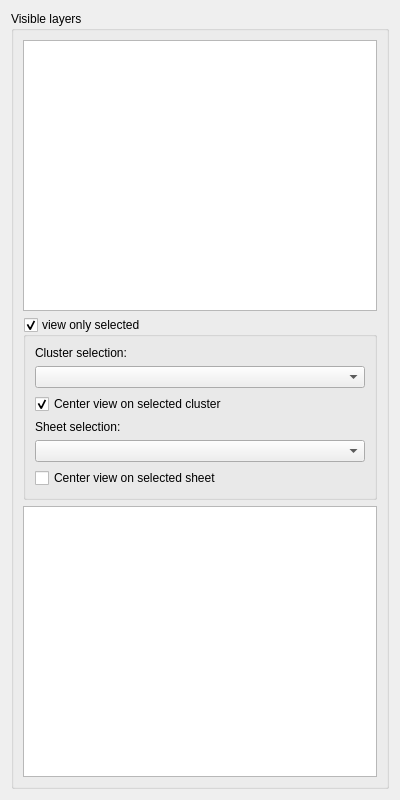
<?xml version="1.0" encoding="UTF-8"?>
<ui version="4.0">
 <class>Form</class>
 <widget class="QWidget" name="Form">
  <property name="enabled">
   <bool>true</bool>
  </property>
  <property name="geometry">
   <rect>
    <x>0</x>
    <y>0</y>
    <width>400</width>
    <height>800</height>
   </rect>
  </property>
  <property name="minimumSize">
   <size>
    <width>300</width>
    <height>600</height>
   </size>
  </property>
  <property name="windowTitle">
   <string>Tools</string>
  </property>
  <layout class="QHBoxLayout" name="horizontalLayout">
   <item>
    <widget class="QGroupBox" name="groupBox">
     <property name="title">
      <string>Visible layers</string>
     </property>
     <layout class="QGridLayout" name="gridLayout">
      <item row="1" column="0">
       <widget class="QGroupBox" name="groupBox_cluster">
        <property name="sizePolicy">
         <sizepolicy hsizetype="Preferred" vsizetype="Fixed">
          <horstretch>0</horstretch>
          <verstretch>0</verstretch>
         </sizepolicy>
        </property>
        <property name="minimumSize">
         <size>
          <width>0</width>
          <height>0</height>
         </size>
        </property>
        <property name="title">
         <string>view only selected</string>
        </property>
        <property name="checkable">
         <bool>true</bool>
        </property>
        <property name="checked">
         <bool>true</bool>
        </property>
        <layout class="QVBoxLayout" name="verticalLayout_3">
         <item>
          <widget class="QLabel" name="label">
           <property name="text">
            <string>Cluster selection:</string>
           </property>
          </widget>
         </item>
         <item>
          <widget class="QComboBox" name="comboBox_clusters">
           <property name="enabled">
            <bool>true</bool>
           </property>
           <property name="sizePolicy">
            <sizepolicy hsizetype="Expanding" vsizetype="Fixed">
             <horstretch>0</horstretch>
             <verstretch>0</verstretch>
            </sizepolicy>
           </property>
          </widget>
         </item>
         <item>
          <widget class="QCheckBox" name="checkBox_clusterCenterView">
           <property name="enabled">
            <bool>true</bool>
           </property>
           <property name="sizePolicy">
            <sizepolicy hsizetype="Minimum" vsizetype="Fixed">
             <horstretch>0</horstretch>
             <verstretch>0</verstretch>
            </sizepolicy>
           </property>
           <property name="text">
            <string>Center view on selected cluster</string>
           </property>
           <property name="checked">
            <bool>true</bool>
           </property>
          </widget>
         </item>
         <item>
          <widget class="QLabel" name="label_2">
           <property name="text">
            <string>Sheet selection:</string>
           </property>
          </widget>
         </item>
         <item>
          <widget class="QComboBox" name="comboBox_sheets">
           <property name="enabled">
            <bool>true</bool>
           </property>
           <property name="sizePolicy">
            <sizepolicy hsizetype="Expanding" vsizetype="Fixed">
             <horstretch>0</horstretch>
             <verstretch>0</verstretch>
            </sizepolicy>
           </property>
          </widget>
         </item>
         <item>
          <widget class="QCheckBox" name="checkBox_sheetCenterView">
           <property name="text">
            <string>Center view on selected sheet</string>
           </property>
          </widget>
         </item>
        </layout>
       </widget>
      </item>
      <item row="0" column="0">
       <widget class="QTreeWidget" name="treeWidget_layers">
        <property name="sizePolicy">
         <sizepolicy hsizetype="Expanding" vsizetype="MinimumExpanding">
          <horstretch>0</horstretch>
          <verstretch>0</verstretch>
         </sizepolicy>
        </property>
        <property name="selectionMode">
         <enum>QAbstractItemView::MultiSelection</enum>
        </property>
        <property name="headerHidden">
         <bool>true</bool>
        </property>
        <property name="expandsOnDoubleClick">
         <bool>false</bool>
        </property>
        <column>
         <property name="text">
          <string>Layer</string>
         </property>
        </column>
       </widget>
      </item>
      <item row="2" column="0">
       <widget class="PlotWidget" name="graphicsView_plotWidget">
        <property name="frameShape">
         <enum>QFrame::StyledPanel</enum>
        </property>
        <property name="frameShadow">
         <enum>QFrame::Sunken</enum>
        </property>
       </widget>
      </item>
     </layout>
    </widget>
   </item>
  </layout>
 </widget>
 <customwidgets>
  <customwidget>
   <class>PlotWidget</class>
   <extends>QGraphicsView</extends>
   <header>pyqtgraph</header>
  </customwidget>
 </customwidgets>
 <resources/>
 <connections/>
</ui>
